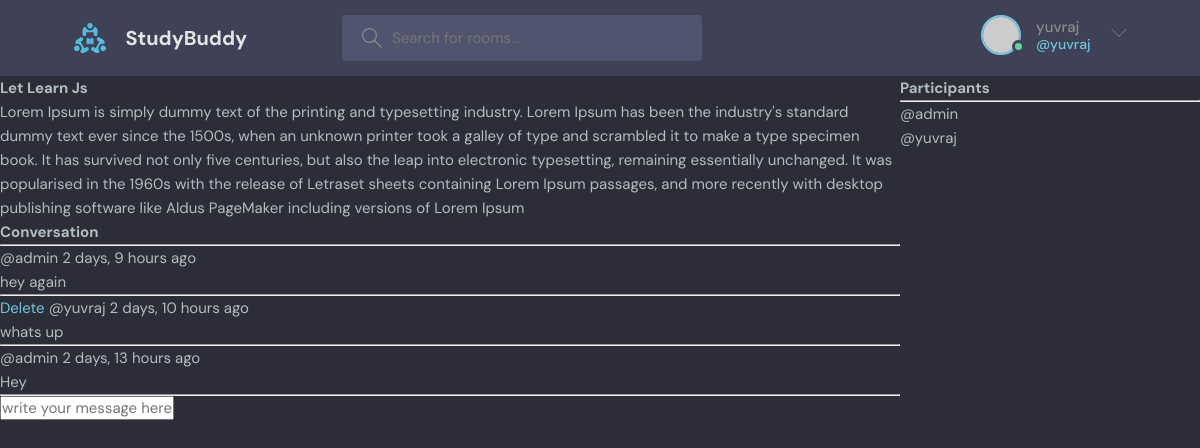
/room/1/ (signed in), run on the app's committed database.
### base/models.py (models this page shows, shortened)
class Room(models.Model):
    host = models.ForeignKey(User, on_delete=models.SET_NULL, null=True)
    topic = models.ForeignKey(Topic, on_delete=models.SET_NULL, null=True)
    name = models.CharField(max_length=200)
    description = models.TextField(null=True, blank=True)
    participants = models.ManyToManyField(User, related_name='participants',blank=True)
    updated = models.DateTimeField(auto_now=True)
    created = models.DateTimeField(auto_now_add=True)
    class Meta:
        ordering = ['-updated', '-created']

class Message(models.Model):
    user = models.ForeignKey(User, on_delete=models.CASCADE)
    room = models.ForeignKey(Room, on_delete=models.CASCADE)
    body = models.TextField()
    updated = models.DateTimeField(auto_now=True)
    created = models.DateTimeField(auto_now_add=True)
    class Meta:
        ordering = ['-updated', '-created']

### base/views.py (the view, shortened to what this page needs)
# urls.py: path('room/<str:pk>/',views.room, name="room"),
def room(request, pk):
    room=Room.objects.get(id=pk)
    room_messages=room.message_set.all()
    participants=room.participants.all()
    context={'room':room, 'room_messages': room_messages, 'participants':participants}
    return render(request,'base/room.html',context)

### base/templates/base/room.html (shortened to what this page needs)
{% extends 'main.html' %}
{% block content %}
<div class="room-container">
    <div>
<h1>{{room.name}}</h1>
<p>{{room.description}}</p>
<div class="comment-wrapper">
    <h3>Conversation</h3>
    <hr>
    {% for message in room_messages %}
        <div>
            {% if request.user == message.user %}
            <a href="{% url 'delete-message' message.id %}">Delete</a>
            {% endif %}
            <small>@{{message.user}} {{message.created|timesince}} ago</small>
            <p>{{message.body}}</p>
            <hr>
        </div>
    {% endfor %}
</div>
{% if request.user.is_authenticated %}
<div class="comment-form">
    <form method="POST" action="">
        <input type="text" name="body" placeholder="write your message here..."/>
    </form>
</div>
{% endif %}
    </div>
    <di>
        <h3>Participants</h3>
        <hr>
        {% for user in participants %}
            <div>
                <p>@{{user.username}}</p>
            </div>
        {% endfor %}
    </di>
</div>
{% endblock %}

### templates/navbar.html (shortened to what this page needs)
{% load static %}
<header class="header header--loggedIn">
    <div class="container">
      <a href="{% url 'home' %}" class="header__logo">
        <img src="{% static 'images/logo.svg' %}" />
        <h1>StudyBuddy</h1>
      </a>
      <form class="header__search" method="GET" action="{% url 'home' %}">
        <label>
          <input name="q" placeholder="Search for rooms..." />
        </label>
      </form>
      <nav class="header__menu">
        {% if request.user.is_authenticated %}
        <div class="header__user">
          <a href="profile.html">
            <div class="avatar avatar--medium active">
              <img src="https://randomuser.me/api/portraits/men/37.jpg" />
            </div>
            <p>{{request.user.username}} <span>@{{request.user.username}}</span></p>
          </a>
          <button class="dropdown-button">
            <svg version="1.1" xmlns="http://www.w3.org/2000/svg" width="32" height="32" viewBox="0 0 32 32">
              <title>chevron-down</title>
              <path d="M16 21l-13-13h-3l16 16 16-16h-3l-13 13z"></path>
            </svg>
          </button>
        </div>
        {% else %}
        <a href="{% url 'login' %}">
          <img src="{% static 'images/avatar--medium.svg' %}" />
          <p>Login</p>
        </a>
        {% endif %}
      </nav>
    </div>
  </header>

### static/styles/style.css (style rules this page uses)
:root { --color-main: #71c6dd; --color-main-light: #e1f6fb; --color-dark: #3f4156; --color-dark-medium: #51546e; --color-dark-light: #696d97; --color-light: #e5e5e5; --color-gray: #8b8b8b; --color-light-gray: #b2bdbd; --color-bg: #2d2d39; --color-success: #5dd693; --color-error: #fc4b0b; }
* { font-family: "DM Sans", -apple-system, BlinkMacSystemFont, "Segoe UI", Roboto, Oxygen, Ubuntu, Cantarell, "Open Sans", "Helvetica Neue", sans-serif; margin: 0; padding: 0; box-sizing: border-box; text-rendering: optimizeLegibility; font-size: inherit; }
html { font-size: 56.25%; }
@media only screen and (min-width: 1200px) { html { font-size: 62.5%; } }
body { line-height: 1.6; font-weight: 400; font-size: 1.5rem; color: var(--color-light-gray); background-color: var(--color-bg); min-height: 100vh; }
img { width: 100%; }
a { display: inline-block; color: var(--color-main); text-decoration: none; }
.container { max-width: 120rem; width: 90%; margin: auto; }
.avatar { position: relative; display: inline-block; border-radius: 50%; border: 2px solid var(--color-main); }
.avatar img { display: block; border-radius: 50%; object-fit: cover; object-position: center; }
.avatar::after { content: ""; display: block; position: absolute; background-color: var(--color-gray); z-index: 111; border-radius: 50%; border: 0.3rem solid var(--color-dark); }
.avatar.active::after { background-color: var(--color-success); }
.avatar.avatar--medium img { width: 3.6rem; height: 3.6rem; border-radius: 50%; }
.avatar.avatar--medium:after { width: 0.7rem; height: 0.7rem; bottom: 0px; right: -6px; }
.header { padding: 1.5rem; background-color: var(--color-dark); }
.header > .container { display: flex; gap: 9.5rem; }
.header__logo, .header__user { display: flex; gap: 2rem; align-items: center; }
.header__logo > img { height: 3.2rem; width: 3.2rem; }
.header__logo > h1 { font-weight: 700; font-size: 2rem; color: var(--color-light); }
.header__search > label { background-color: var(--color-dark-medium); padding: 1.3rem 1rem; display: flex; align-items: center; gap: 1rem; border-radius: 4px; }
.header__search svg { fill: var(--color-gray); width: 2rem; height: 2rem; margin-left: 1rem; }
.header__search input { width: 30rem; background: transparent; border: none; outline: none; color: var(--color-light); }
.header__menu { margin-left: auto; position: relative; }
.header__menu a { display: flex; gap: 1.5rem; align-items: center; font-weight: 500; text-decoration: none; color: var(--color-gray); }
.header__menu img { height: 3.6rem; }
.header__menu p { line-height: 1.2; }
.header__menu span { color: var(--color-main); font-weight: 500; font-size: 1.4rem; display: block; }
.header__menu svg { width: 1.6rem; height: 1.6rem; fill: var(--color-dark-light); }
.dropdown-button { background: transparent; border: 0; outline: 0; cursor: pointer; }

### base/templates/base/room.html (style rules this page uses)
.room-container { display: grid; grid-template-columns: 3fr 1fr; }

### data on the page
Room: name "Let Learn Js", description "Lorem Ipsum is simply dummy text of the printing and typesetting industry. Lorem Ipsum has been the industry's standard dummy text ever since the 1500s, when an unknown printer took a galley of type and scrambled it to make a type specimen book. It has survived not only five centuries, but also the leap into electronic typesetting, remaining essentially unchanged. It was popularised in the 1960s with the release of Letraset sheets containing Lorem Ipsum passages, and more recently with desktop publishing software like Aldus PageMaker including versions of Lorem Ipsum"
Message: user "admin", created "2 days, 9 hours", body "hey again"
Message: shows "Delete", user "yuvraj", created "2 days, 10 hours", body "whats up"
Message: user "admin", created "2 days, 13 hours", body "Hey"

### other printed values
{{ request.user.username }} "yuvraj"
{{ user.username }} "admin"
{{ user.username }} "yuvraj"
